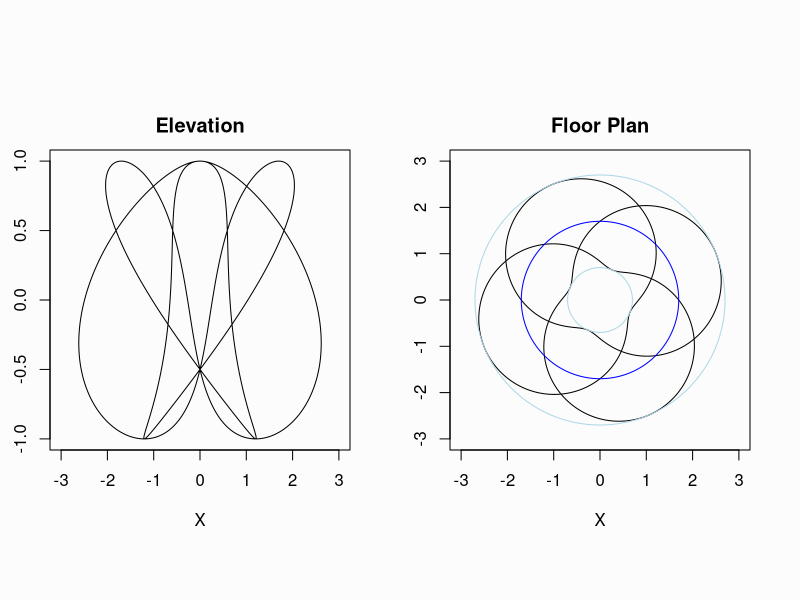
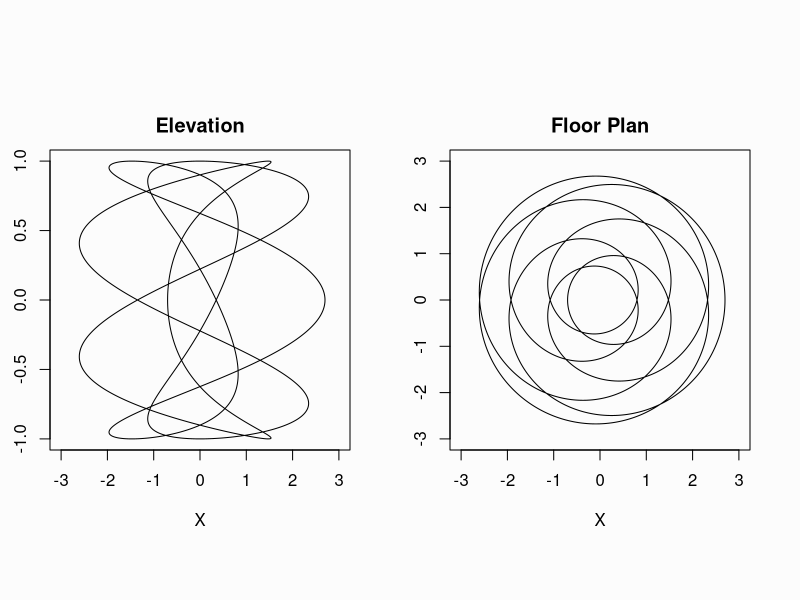

Here is the R script that generated these plots, in order:
## ---- chunk 1
rm(list=ls())
NNN = 10000
r1= 1
r2= 1.7
p = 3
q = 4
theta1 = seq(0,1,length=NNN)*p*q*2*pi
theta2 = seq(0,1,length=NNN)*(p/q)*p*q*2*pi
f1 = cbind(r1*sin(theta1),r1*cos(theta1),rep(0,NNN))

#plot(f1)
f2 = f1
 for (i in 1:NNN){
  f2[i,]=f1[i,]  %*% rbind( c(sin(theta2[i]),0,cos(theta2[i])),
                        c(0,1,0),
                        c(-cos(theta2[i]),0,sin(theta2[i])) ) 
 }

donut = f2 + cbind(r2*sin(theta2),rep(0,NNN),r2*cos(theta2))

#summary(donut)
par(pty="s",ann=NA,mfrow=c(1,2),bg="grey99",mai=0.5*c(1,1,1,1))
plot(donut[,c(1,2)],xlim=c(-3,3),ylim=c(-1,1),typ="l",main="Elevation",ylab="Y",xlab="X")
plot(donut[,c(1,3)],typ="l",
     main="Floor Plan",ylab="Y",xlab="X",xlim=c(-3,3),ylim=c(-3,3))
lines(r2*sin(theta1),r2*cos(theta1),col="blue")
lines((r2+r1)*sin(theta1),(r2+r1)*cos(theta1),col="lightblue")
lines((r2-r1)*sin(theta1),(r2-r1)*cos(theta1),col="lightblue")
## ---- chunk 2
p = 7
q = 3
theta1 = seq(0,1,length=NNN)*p*q*2*pi
theta2 = seq(0,1,length=NNN)*(p/q)*p*q*2*pi
f1 = cbind(r1*sin(theta1),r1*cos(theta1),rep(0,NNN))

#plot(f1)
f2 = f1
 for (i in 1:NNN){
  f2[i,]=f1[i,]  %*% rbind( c(sin(theta2[i]),0,cos(theta2[i])),
                        c(0,1,0),
                        c(-cos(theta2[i]),0,sin(theta2[i])) ) 
 }

donut = f2 + cbind(r2*sin(theta2),rep(0,NNN),r2*cos(theta2))

#summary(donut)
par(pty="s",ann=NA,mfrow=c(1,2),bg="grey99",mai=0.5*c(1,1,1,1))
plot(donut[,c(1,2)],xlim=c(-3,3),ylim=c(-1,1),typ="l",main="Elevation",ylab="Y",xlab="X")
plot(donut[,c(1,3)],typ="l",
     main="Floor Plan",ylab="Y",xlab="X",xlim=c(-3,3),ylim=c(-3,3))
